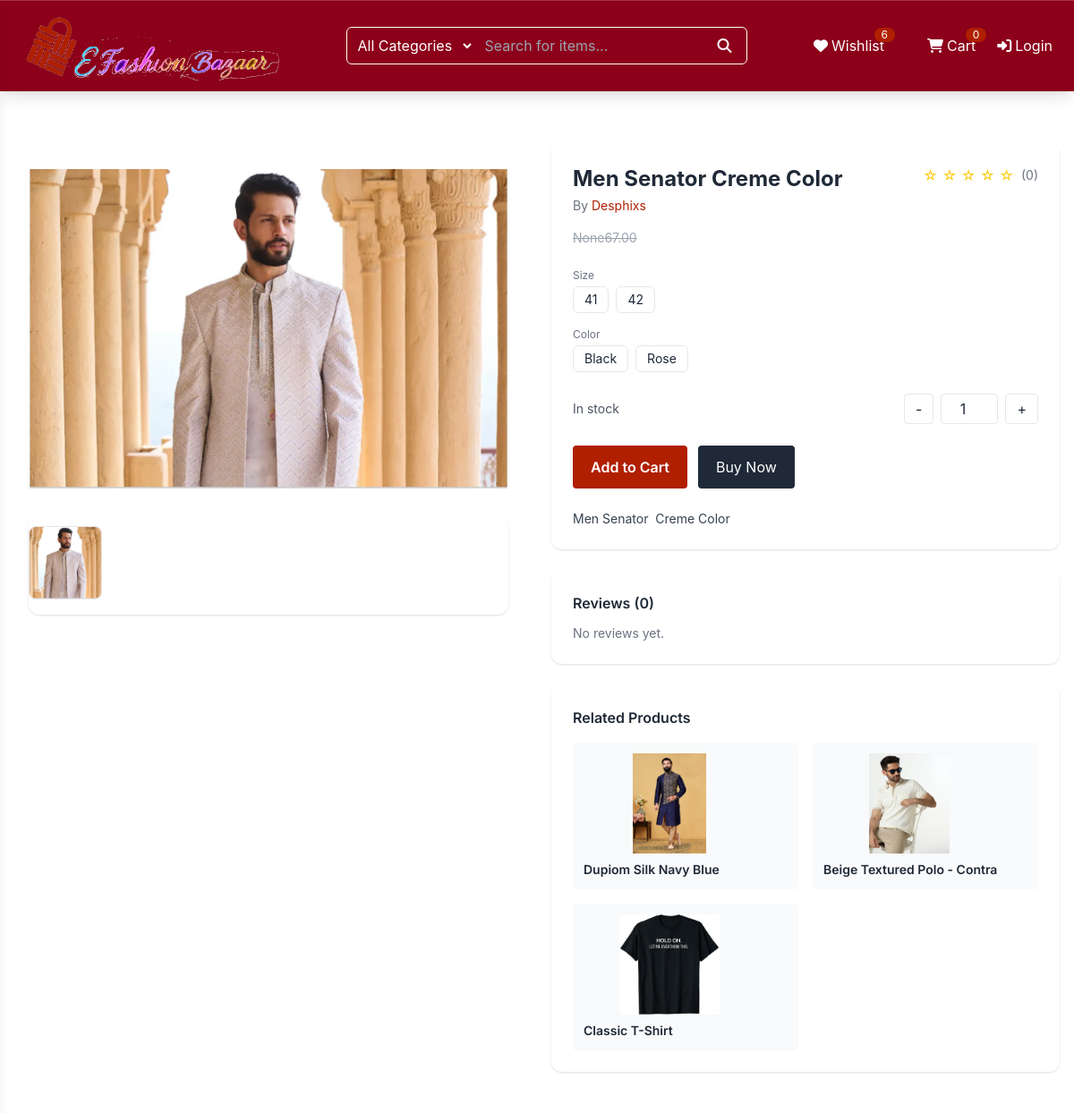
Before: /men-senator-creme-color/ (upper part) with the older database file.
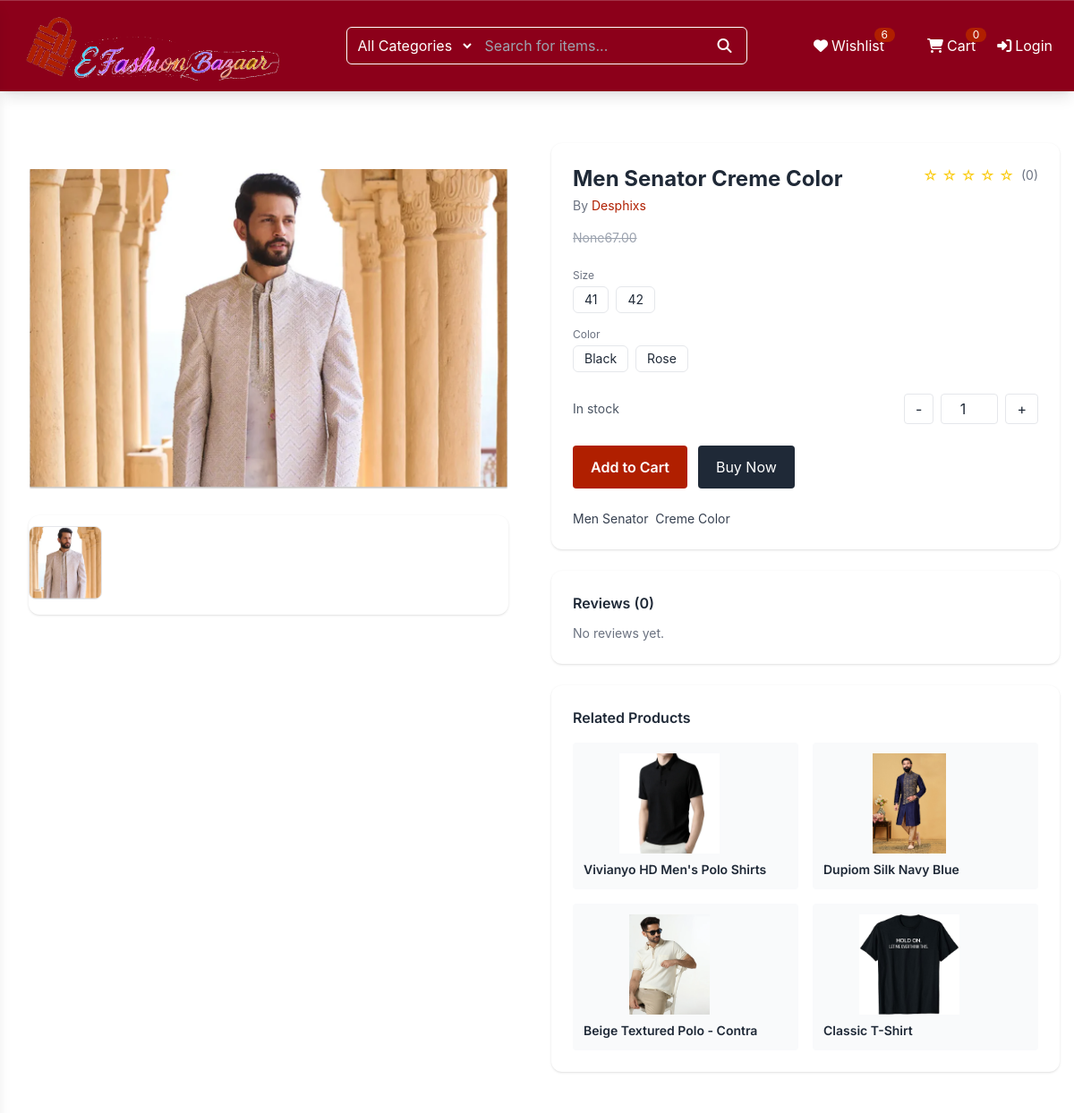
After: the same page with the newer database file.
### store/models.py (models this page shows, shortened)
class ProductImage(models.Model):
    product = models.ForeignKey(Product, on_delete=models.CASCADE, related_name='images')
    product_variation = models.ForeignKey(ProductVariation, on_delete=models.SET_NULL, null=True, blank=True, related_name='images')
    image = models.FileField(upload_to='product_images/')
    is_primary = models.BooleanField(default=False)

class VariationValue(models.Model):
    category = models.ForeignKey(VariationCategory, on_delete=models.CASCADE, related_name='values')
    value = models.CharField(max_length=100)
    class Meta:
        unique_together = ('category', 'value')
    def __str__(self):
        return f"{self.category.name}: {self.value}"

class VariationCategory(models.Model):
    vendor = models.ForeignKey(settings.AUTH_USER_MODEL, on_delete=models.CASCADE, related_name='variation_categories', limit_choices_to={'role': 'VENDOR'})
    name = models.CharField(max_length=100)
    class Meta:
        verbose_name_plural = 'Variation Categories'
        unique_together = ('vendor', 'name')

class Product(models.Model):
    class ProductStatus(models.TextChoices):
        DRAFT = "DRAFT", "Draft"
        PUBLISHED = "PUBLISHED", "Published"
        ARCHIVED = "ARCHIVED", "Archived"
    vendor = models.ForeignKey(settings.AUTH_USER_MODEL, on_delete=models.CASCADE, related_name='products', limit_choices_to={'role': 'VENDOR'})
    category = models.ForeignKey(Category, on_delete=models.SET_NULL, null=True, related_name='products')
    name = models.CharField(max_length=255)
    slug = models.SlugField(max_length=255, unique=True, blank=True)
    description = CKEditor5Field('Text', config_name='default')
    status = models.CharField(max_length=10, choices=ProductStatus.choices, default=ProductStatus.DRAFT)
    is_featured = models.BooleanField(default=False)
    created_at = models.DateTimeField(auto_now_add=True)
    updated_at = models.DateTimeField(auto_now=True)
    uuid = ShortUUIDField(length=12, max_length=50, alphabet="1234567890")
    class Meta:
        ordering = ['-created_at']
    @property
    def primary_image(self):
        return self.images.filter(is_primary=True).first()
    def primary_item(self):
        return self.variations.filter(product=self, is_active=True, is_primary=True).first()

### store/views.py (the view)
# urls.py: path('<slug:slug>/', views.product_detail_view, name='product_detail'),
def product_detail_view(request, slug):
    Product = store_models.Product
    ProductVariation = store_models.ProductVariation
    ProductImage = store_models.ProductImage
    product = get_object_or_404(
        Product.objects.prefetch_related(
            Prefetch(
                'variations',
                queryset=ProductVariation.objects.filter(is_active=True).prefetch_related('variations', 'images'),
                to_attr='active_variations'   # -> product.active_variations (list)
            ),
            Prefetch(
                'images',
                queryset=ProductImage.objects.filter(product_variation__isnull=True),
                to_attr='general_images'
            ),
            'reviews__user'
        ).select_related('category', 'vendor'),
        slug=slug,
        status=Product.ProductStatus.PUBLISHED
    )
    variation_options = {}
    for variation in getattr(product, 'active_variations', []):
        for vval in variation.variations.all():
            cat = vval.category.name
            variation_options.setdefault(cat, set()).add(vval)
    variation_options = {k: sorted(list(v), key=lambda x: x.value) for k, v in variation_options.items()}
    variation_map = {}
    for var in getattr(product, 'active_variations', []):
        pairs = [(vv.category.name, vv.value) for vv in var.variations.all()]
        pairs_sorted = sorted(pairs, key=lambda x: x[0].lower())
        key = "|".join([f"{cat}:{val}" for cat, val in pairs_sorted])
        images = [img.image.url for img in var.images.all()]  # variation-specific images
        variation_map[key] = {
            "id": var.id,
            "sale_price": float(var.sale_price),
            "regular_price": float(var.regular_price),
            "discount_amount": float(var.discount_amount()),
            "discount_percentage": float(var.discount_percentage()),
            "stock_quantity": var.stock_quantity,
            "is_primary": var.is_primary,
            "label": var.label,
            "label_color": var.label_color,
            "images": images,
            "deal_active": var.deal_active,
            "deal_starts_at": var.deal_starts_at.isoformat() if var.deal_starts_at else None,
            "deal_ends_at": var.deal_ends_at.isoformat() if var.deal_ends_at else None,
        }
    reviews = product.reviews.all()
    average_rating = reviews.aggregate(avg=Avg('rating'))['avg'] or 0
    related_products = []
    if product.category:
        related_products = Product.objects.filter(
            category=product.category,
            status=Product.ProductStatus.PUBLISHED
        ).exclude(pk=product.pk)[:4]
    context = {
        'product': product,
        'variation_options': variation_options,
        'variation_map_json': json.dumps(variation_map),  # will be embedded via json_script
        'reviews': reviews,
        'average_rating': round(average_rating, 1),
        'related_products': related_products,
    }
    return render(request, 'product_detail.html', context)

### addon/context_processors.py (called while the page is built)
def global_context(request):
    context = {}
    context['site_config'] = models.SiteConfiguration.get_solo()
    context['theme_settings'] = models.ThemeSettings.get_solo()
    context['hero_section'] = models.HeroSection.objects.filter(active=True).first()
    context['social_links'] = models.SocialLink.objects.all()
    return context

### addon/models.py (called while the page is built)
    @classmethod
    def get_solo(cls):
        obj, created = cls.objects.get_or_create(pk=1)
        return obj

    @classmethod
    def get_solo(cls):
        obj, created = cls.objects.get_or_create(pk=1)
        return obj

### order/context_processors.py (called while the page is built)
def global_context(request):
    context = {}
    cart = Cart.get_for_request(request)
    context['cart_item_count'] = CartItem.objects.filter(cart=cart).count()
    return context

### order/models.py (called while the page is built)
    @classmethod
    def get_for_request(cls, request):
        if request.user.is_authenticated:
            cart, _ = cls.objects.get_or_create(user=request.user)
            return cart
        if not request.session.session_key:
            request.session.create()
        session_key = request.session.session_key
        cart, _ = cls.objects.get_or_create(session_key=session_key, user=None)
        return cart

### store/templates/product_detail.html (shortened to what the changed rows need)
{% extends 'base/base.html' %}
{% load static %}
{% block content %}
    <div class="max-w-7xl mx-auto px-4 py-8 bg-white text-gray-800 mt-32">
        <div class="grid grid-cols-1 md:grid-cols-12 gap-8">
            <div class="md:col-span-6">
                <div class="bg-white  p-4">
  <div class="mt-4 rounded-xl shadow py-3">
    <div class="glide" id="thumbs-carousel">
      <div class="glide__track" data-glide-el="track">
        <ul class="glide__slides flex gap-3 ">
          {% for img in product.general_images %}
            <li class="glide__slide">
              <button class="thumb shrink-0 rounded-lg overflow-hidden border" data-src="{{ img.image.url }}">
                <img src="{{ img.image.url }}" class="w-20 h-20 object-cover">
              </button>
            </li>
          {% endfor %}
        </ul>
      </div>
    </div>
  </div>
</div>
            </div>
            <div class="md:col-span-6">
                <div class="bg-white rounded-xl shadow p-6">
                    <div class="flex items-start justify-between gap-4">
                        <div>
                            <h1 class="text-2xl font-bold">{{ product.name }}</h1>
                        </div>
                        <div class="text-right">
                            <div class="flex items-center">
                                <div class="text-yellow-400 mr-2">
                                    {% with rating=average_rating|floatformat:0|add:"0" %}
                                    {% for i in "12345" %}
                                    {% if forloop.counter <= rating %}★{% else %}☆{% endif %} {% endfor %} {% endwith %}
                                        </div>
                                        <div class="text-sm text-gray-500">({{ average_rating }})</div>
                                </div>
                            </div>
                        </div>
                        <div class="mt-6 space-y-4">
                            {% for category, options in variation_options.items %}
                            <div>
                                <label class="block text-xs text-gray-500 mb-1">{{ category }}</label>
                                <div class="flex gap-2">
                                    {% for opt in options %}
                                    <button type="button" class="variation-option px-3 py-1 rounded-md border text-sm"
                                        data-cat="{{ category }}" data-val="{{ opt }}" data-value-id="{{ opt.id }}">
                                        {{ opt.value }}
                                    </button>
                                    {% endfor %}
                                </div>
                            </div>
                            {% endfor %}
                        </div>
                    </div>
                        <div class="bg-white rounded-xl shadow p-6 mt-6">
                            <div class="grid grid-cols-2 gap-4 mt-4">
                                {% for rp in related_products %}
                                <a href="{% url 'store:product_detail' rp.slug %}" class="block bg-gray-50 rounded p-3">
                                    <img src="{{ rp.primary_image.image.url }}"
                                        class="w-48 h-28 object-contain rounded mb-2">
                                    <div class="text-sm font-semibold">{{ rp.name }}</div>
                                </a>
                                {% endfor %}
                            </div>
                        </div>
                    </div>
                </div>
            </div>
{% endblock content %}

Changed rows visible on the page:
added Product: primary_image.image (picture), name "Vivianyo HD Men's Polo Shirts"
